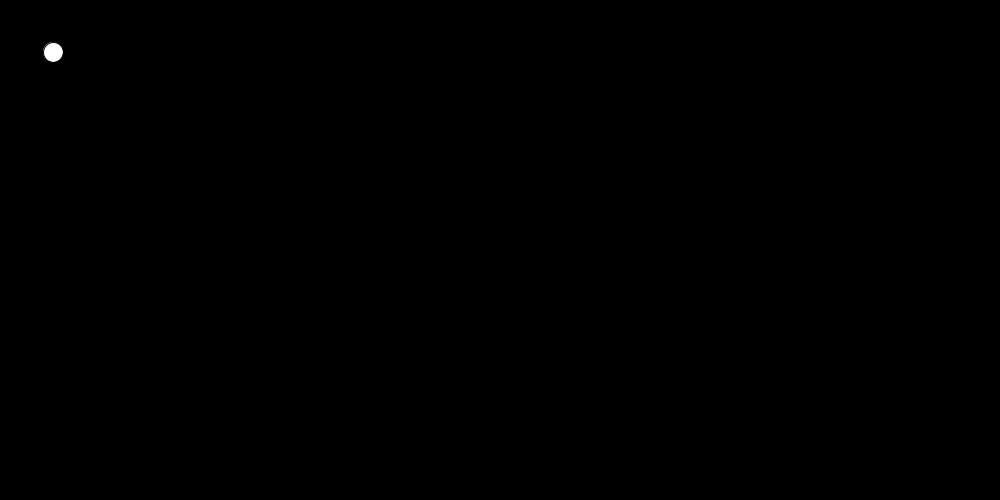
Frame 1 (no input)
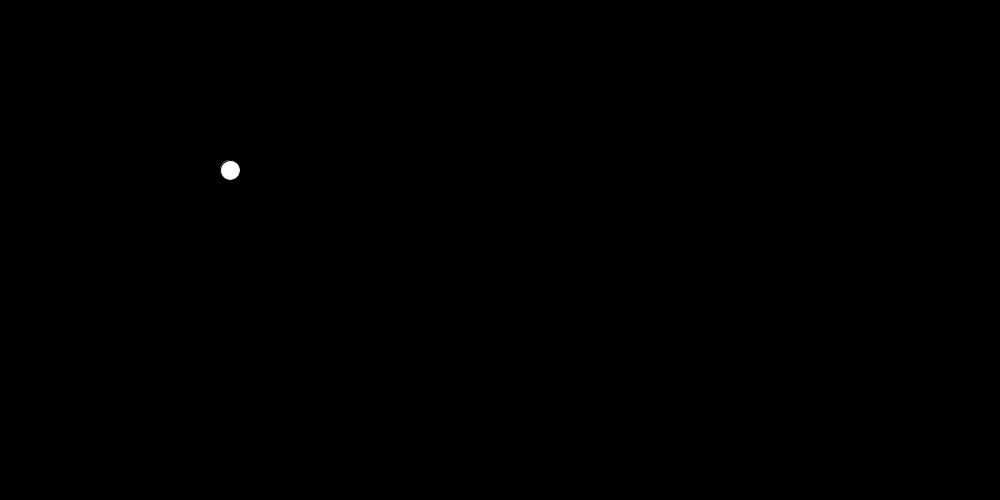
Frame 60 (the mouse pressed at the canvas centre just before this capture)
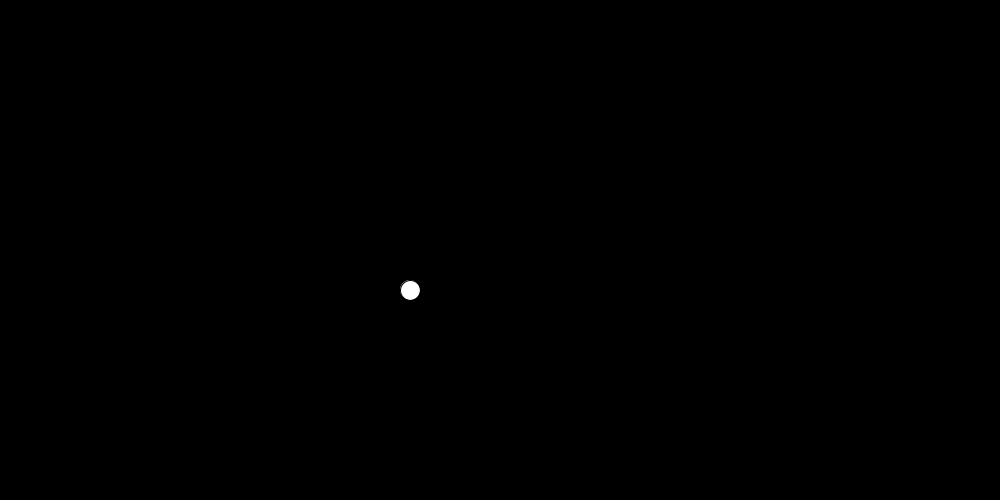
Frame 120 (the mouse held since frame 60 and released just before this capture)

The Processing sketch that drew these frames (run headless with seeded random() and noise(); from frame 60 on, the mouse is pressed at the canvas centre):

// Processing sketch: stuiterbal
// ── stuiterbal.pde
int x = 50;
int y = 50;
int grote = 20;
int horspeed = 3;
float verspeed = 2.5;

void setup(){ 
  size(1000,500);
}

void draw(){
 y+= verspeed;

 if(y > 490){
   verspeed = 0;}
   

 if(y > 490){
   verspeed = -2.5;
   fill(255,0,0);}
  
   if(y < 10){
     verspeed = 2.5;
 fill(0,255,0);}
  
  x+= horspeed;
  background(0,0,0);
ellipse(x,y,grote,grote);

if(x > 990){
  horspeed = -3;
fill(0,0,255);}

if(x < 9){
  horspeed = 3;
  fill(80,0,90);}
}
